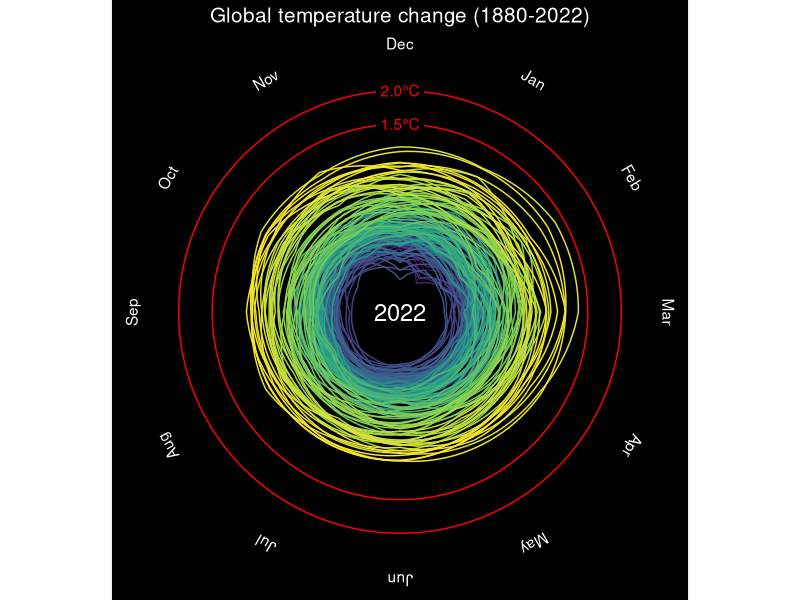
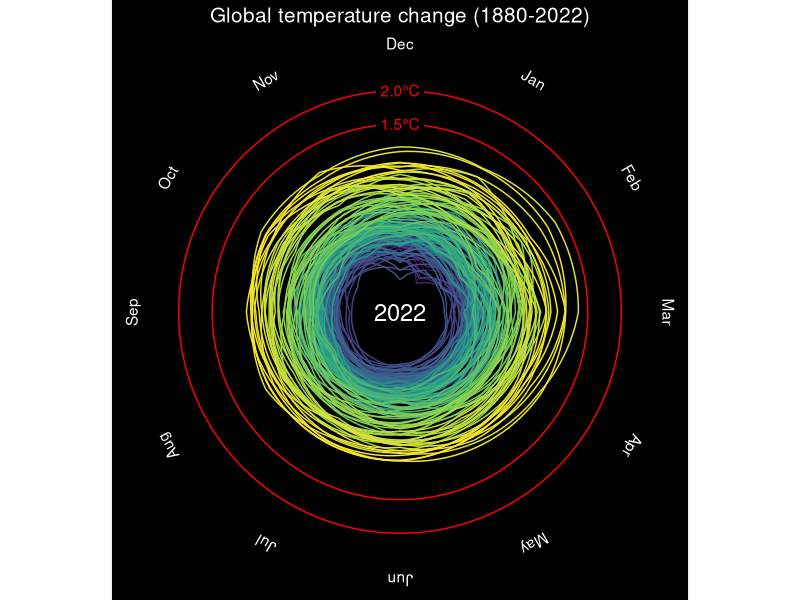

Generate these figures, in order, with R:
library(tidyverse)
library(gganimate)



# Plot: There are data in preceding year and next year.
# Need to create 3 separated dataframes

t_diff <- 
  read_csv("data/GLB.Ts+dSST.csv", skip = 1, na = "***") %>% #load CSV file, skip 1st rows
  select(year = Year, month.abb) %>% #month.abb is constant R build-in. which is the same as our datatype
  # Tidy dataframe by converting month in 1 column accept for year
  #Pivot dataframe for all columns except for year column, Give a name of month column
  pivot_longer(-year, names_to = "month", values_to = "t_diff") %>%
  drop_na() #Ignore NA value
  

# Create 3 Separated dataframe
# Create dataframe for preceding December
# last_dec <-
#   t_diff %>%
#   filter(month == "Dec") %>% #Filter December
#   mutate(year = year + 1,   #Calculate preceding year by using the original data
#          month = "last_Dec") #Rename Dec to last_Dec

# Create dataframe for next Jan
next_jan <-
  t_diff %>%
  filter(month == "Jan") %>% #Filter January
  mutate(year = year - 1,    # Add extra year
         month = "next_Jan") # Rename it

#Combine 3 dataframes
t_data <- 
  bind_rows(t_diff,next_jan) %>%
  mutate(month = factor(month, levels = c(month.abb, "next_Jan")), #Order months into numerical order rather than alphabet order, define month as a factor
         month_number = as.numeric(month)) %>% #Remove previous December to remove zero from dataframe
  arrange(year, month) %>% # arrange year and month       
  filter(year != 1879) %>% # we dont need 1879
  mutate(step_number = 1:nrow(.)) #Add row number. 1:nrow(.) means count from 1 to the end of row in this dataframe. need to count step over the row
  
  
  annotation <-
    t_data %>% #create new dataframe from 2022
    slice_max(year) %>%
    slice_max(month_number)
 
temp_line <- #Create text at specific position
  tibble(
    x = 12,
    y = c(1.5, 2.0),
    labels = c("1.5\u00B0C", "2.0\u00B0C")
  )

#Create dataframe for tangential month to the ciricle
month_label <-
  tibble(
    x = 1:12,
    labels = month.abb,
    y = 2.7
  )

 
# a <-  
  t_data %>% ggplot(aes(x = month_number, 
             y = t_diff, 
             group = year, 
             color = year), inherit.aes = FALSE) +
    # geom_rect(aes(xmin = 1, xmax = 13, ymin = -2, ymax = 2.4), # create black circle background
    #           color = "black", fill = "black",
    #           inherit.aes = FALSE)+ 
   geom_hline(yintercept = c(1.5, 2.0), color = "red") + # Add white line at 1.5 and 2.0 y intercept
  geom_label(data = temp_line, aes(x = x, y = y, label = labels), #Add label and coloring
             color = "red", fill = "black", label.size = 0,
             inherit.aes = FALSE)+
  geom_text(data = month_label, aes(x = x, y = y, label = labels), # Add month label back to the position
            color = "white",
            inherit.aes = FALSE,
            angle = seq(360-360/12, 0, length.out = 12)) + #Assign angle to the month label
  geom_label(aes(x = 1, y = -1.3, label = year), 
               color = "white", fill = "black",
               label.size = 0,
               size = 6) +
  geom_line()+

  scale_x_continuous(breaks = 1:12, #Set x axis and its coordinator
                     labels = month.abb,
                     expand = c(0,0),
                     sec.axis = dup_axis(name = NULL, labels = NULL)) +
  scale_y_continuous(breaks = seq(-2,2,0.2),
                     limits = c(-2,2.7),
                     expand = c(0,-0.7), # expand grid. First is an addition. Second is an multiplication.
                     sec.axis = dup_axis(name = NULL, labels = NULL)) + #Rescale y axis
   scale_color_viridis_c(breaks = seq(1880,2020,20), #Change the color to continuous scale. Re-scale the legend
                        guide = "none") + #Remove legend 
  coord_polar(start = 2*pi/12)+ #Set polar 5 minutes off. "start" measures thing in radius 
  labs(x = NULL, # Add label
      y = NULL,
      title = "Global temperature change (1880-2022)") + 
  theme(
    panel.background = element_rect(fill = "black"), #Add black color and white border. Increase border line size
    plot.background = element_rect(fill = "black", color = "black"),
    panel.grid = element_blank(), # Remove grid line color
    axis.text.x = element_blank(),
    axis.text.y = element_blank(),
    axis.title.y = element_blank(),
    axis.ticks = element_blank(),
    axis.title = element_text(color = "white", size = 13),
    plot.title = element_text(color = "white", hjust = 0.5, size = 15)
  )#+
  # transition_manual(frames = year, cumulative = TRUE)  #Add data and keep the old data in gganimate only
   
ggsave("figures/climate_spiral_nasa.png", width = 4.155, height = 4.5, unit = "in", dpi = 300)
 
# animate(a, width = 4.155, height = 4.5, unit = "in", res = 300
#         # nframes = nrow(t_data),
#         # fps = nrow(t_data)/12/60/60
#         )
# anim_save("figures/climate_spiral.gif")
# 
# animate(a, width = 4.155, height = 4.5, unit = "in", res = 300,
#         renderer = av_renderer("figures/climate_spiral.mp4")
# )
